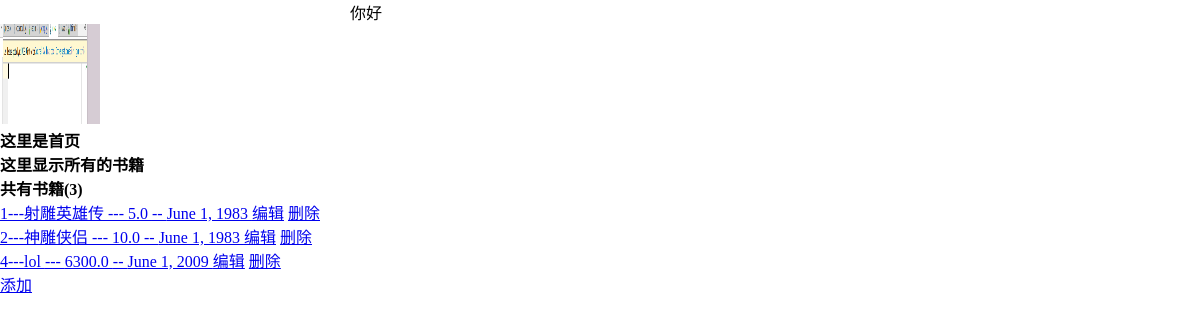
The app's page /, older data.
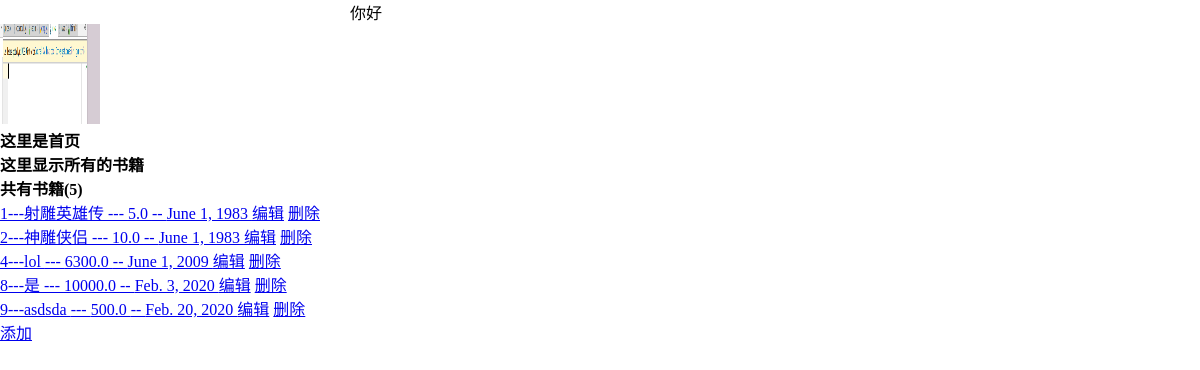
The same page, newer data.
### booktest/models.py (models this page shows, shortened)
class Book(models.Model):
    title=models.CharField(max_length=20)
    price=models.FloatField(default=0)
    pub_date=models.DateField(default="1983-06-01")

### booktest/views.py (the view)
# urls.py: url(r'^$',views.index,name='index'),
def index(res):
    books= Book.objects.all()
    return render(res,'index.html',{'books':books})

### templates/index.html (shortened to what this page needs)
<!DOCTYPE html>
<html lang="en">
<head>
    <link rel="stylesheet" href="/static/css/main.css">
</head>
<body>
    <div class="container">
        你好
    </div>
    <img id="kk" src="\static\img\k.png" alt="">
    <h1>这里是首页</h1>
    <div>
        <h2>这里显示所有的书籍</h2>
        <p>
            <h2>共有书籍({{books.count}})</h2>
            <ul>
                {% for book in books %}
                <li>
                    <a href="{% url 'booktest:detail' book.id %}">
                        {{book.id}}---{{book.title}} --- {{book.price}} -- {{book.pub_date}}
                    </a>
                    <a href="{% url 'booktest:editbook' book.id %}">编辑</a>
                    <a href="{% url 'booktest:deletebook' book.id %}">删除</a>
                </li>
                {% endfor %}
            </ul>
            <a href="{% url 'booktest:addbook' %}">添加</a>
        </p>
    </div>
</body>
</html>

Row changes from the older to the newer data that the page shows:
added Book: id "8", title "是", price "10000.0", pub_date "Feb. 3, 2020"
added Book: id "9", title "asdsda", price "500.0", pub_date "Feb. 20, 2020"
Text that changed along with them:
{{ books.count }}: "3" → "5"
